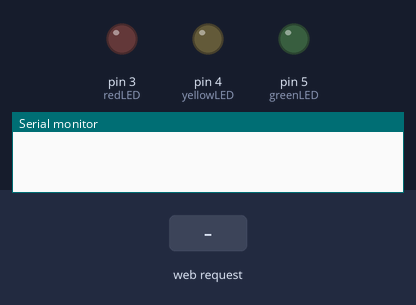
Simulated run of this sketch. Board: Arduino Uno, built with avr-gcc and run on an emulated ATmega328P. Parts: output pins drawn as LEDs (lit = HIGH), the last lines printed to the serial monitor. The inputs (shaded band) are chosen by the test bench. WiFi joins after 1.5 s; servers stay silent unless stated.

Above: at 1.2 s.
1.3 s: HTTP request GET /?redLED=2 received
At 2.1 s:
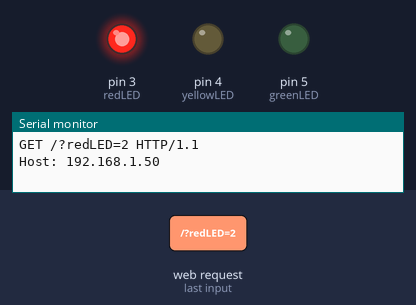
2.8 s: HTTP request GET /?yellowLED=2 received
At 3.2 s:
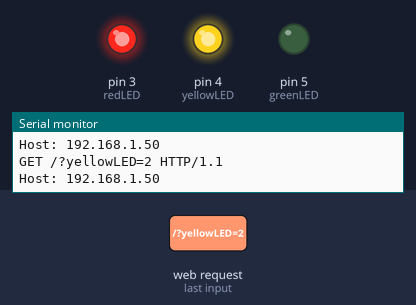
4.3 s: HTTP request GET /?greenLED=2 received
At 5.5 s:
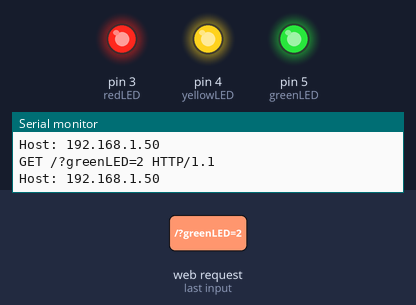
5.8 s: HTTP request GET /?redLED=2 received
At 6.7 s:
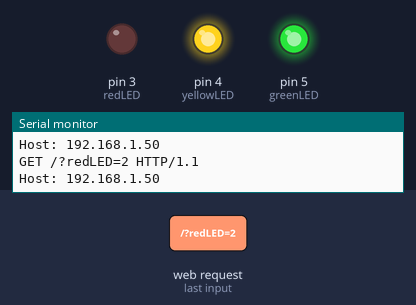
7.3 s: HTTP request GET /?yellowLED=2 received
At 7.9 s:
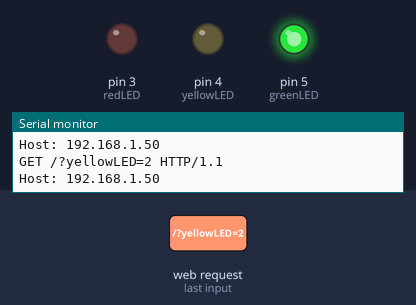
Timing chart, 0 to 9.8 s (numbered marks = the images above; inputs shaded):
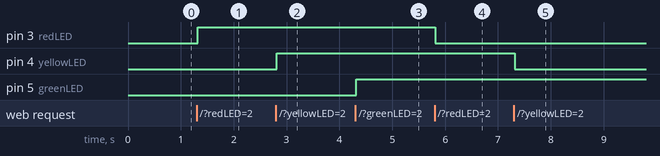

The sketch:

led-lights-web-control.ino
```cpp
// (licence header left out)
/*
========================================================================================================================================
Table of Content
========================================================================================================================================
 1.0 - Required Files
 2.0 - Variables
 3.0 - Setup
 4.0 - Loop
 5.0 - redLED Checkbox
 6.0 - yellowLED Checkbox
 7.0 - greenLED Checkbox
========================================================================================================================================
*/

/*
========================================================================================================================================
 1.0 - Required Files
========================================================================================================================================
*/
#include <SPI.h>
#include <Ethernet.h>

/*
========================================================================================================================================
 2.0 - Variables
========================================================================================================================================
*/
byte mac[] = { 0x00, 0x1B, 0xEB, 0x41, 0x25, 0x06 };  // Enter MAC Address of 86Duino (Educake)
IPAddress ip(192, 168, 100, 47);                      // Enter Static IP Address of 86Duino (Educake)
EthernetServer web_server(80);                        // Creating a Web Server Using Port 80

String http_request;                                  // This will stored the http request
boolean redLED_status = 0;                            // Set Red LED to 0, off by default
boolean yellowLED_status = 0;                         // Set Yellow LED to 0, off by default
boolean greenLED_status = 0;                          // Set Green LEd to 0, off by default

int redLED = 3;                                       // Set redLED to GPIO Pin 3
int yellowLED = 4;                                    // Set yellowLED to GPIO Pin 4
int greenLED = 5;                                     // Set greenLED to GPIO Pin 5

/*
========================================================================================================================================
 3.0 - Setup
========================================================================================================================================
*/
void setup() {
  Ethernet.begin(mac, ip);                            // Initializing Ethernet Communications
  web_server.begin();                                 // Start to Lisen for clients
  Serial.begin(9600);                                 // Open Serial Communications for Diagnostics

  pinMode(redLED, OUTPUT);                            // Set redLED to Pin 3 as Output
  pinMode(yellowLED, OUTPUT);                         // Set yellowLED to Pin 4 as Output
  pinMode(greenLED, OUTPUT);                          // Set greenLED to Pin 5 as Output
}

/*
========================================================================================================================================
 4.0 - Loop
========================================================================================================================================
*/
void loop() {
  EthernetClient client = web_server.available();       // Try to get a client

  if (client) {                                         // Got Client
    boolean currentLineIsBlank = true;

    while (client.connected()) {
      if (client.available()) {
        char c = client.read();
        http_request += c;

        if (c == '\n' && currentLineIsBlank) {
          client.println("HTTP/1.1 200 OK");
          client.println("Content-Type: text/html");
          client.println("Connection: Closed");
          client.println();

          /*
          ==============================================================================================================================
          Start the Web Page that contains all information for the LED Lights to display.
          ==============================================================================================================================
          */
          client.println("<!DOCTYPE html");
          client.println("<html lang=\"en-US\">");
          client.println("<head>");
          client.println("<title>LED Lights (Web Control)</title>");
          client.println("<meta charset=\"UTF-8\" />");
          client.println("<meta name=\"viewport\" content=\"width=device-width, initial-scale=1\">");
          client.println("<link href=\"https://gmpg.org/xfn/11\" rel=\"profile\">");
          client.println("<style type=\"text/css\">");
          client.println("body { background: #eeeeee; font-family: Trebuchet MS; margin: 1.125em 0; padding: 0; }");
          client.println("h1 { display: block; font-size: 2em; font-weight: 700; margin: 0.67em 0; }");
          client.println("h2 { display: block; font-size: 1.5em; font-weight: 700; margin: 0.83em 0; }");
          client.println("h3 { display: block; font-size: 1.17em; font-weight: 700; margin: 1em 0; }");
          client.println("h4 { display: block; font-size: 1em; font-weight: 700; margin: 1.33em 0; }");
          client.println("h5 { didplay: block; font-size: 0.83em; font-weight: 700; margin: 1.67em; }");
          client.println("h6 { display: block; font-size: 0.67em; font-weight: 700; margin: 2.33em 0; }");
          client.println(".site-container { background: #ffffff; border: 0.063em solid #cccccc; clear: both; content: ""; display: table; margin: 0 auto; padding: 1.125em; width: 70.875em }");
          client.println(".site-header { margin-bottom: 1.125em; padding: 1.125em; }");
          client.println(".site-title, .site-description { margin: 0; padding: 0; text-align: center; }");
          client.println(".site-address { margin: 0; padding: 0; text-align: center; }");
          client.println(".led-grid-system { text-align: center; }");
          client.println(".led-grid-system ul { float: left; list-style: none; margin: 0; padding: 0; width: 100%; }");
          client.println(".led-grid-system li { float: left; list-style: none; margin: 0; padding: 0; width: 33.33333333333333%; }");
          client.println(".led-lights { margin: 0;  padding: 0; }");
          client.println("</style>");
          client.println("</head>");
          client.println("<body>");
          client.println("<section class=\"site-container\">");
          client.println("<header class=\"site-header\">");
          client.println("<h1 class=\"site-title\">86Duino (Educake)</h1>");
          client.println("<h3 class=\"site-description\">LED Lights (Web Control)</h3>");
          client.println("<h4 class=\"site-address\">");
          client.println(Ethernet.localIP());
          client.println("</h4>");
          client.println("</header>");
          client.println("<div class=\"led-grid-system\">");
          client.println("<ul>");
          client.println("<li>");
          client.println("<h2 class=\"led-lights\">Red LED Light</h2>");
          client.println("<p>Click to turn on and off the Red LED Light.</p>");
          client.println("<form method=\"get\">");
          redLED_Checkbox(client);
          client.println("</form>");
          client.println("</li>");
          client.println("<li>");
          client.println("<h2 class=\"led-lights\">Yellow LED Light</h2>");
          client.println("<p>Click to turn on and off the Yellow LED Light.</p>");
          client.println("<form method=\"get\">");
          yellowLED_Checkbox(client);
          client.println("</form>");
          client.println("</li>");
          client.println("<li>");
          client.println("<h2 class=\"led-lights\">Green LED Light</h2>");
          client.println("<p>Click to turn on and off the Green LED Light.</p>");
          client.println("<form method=\"get\">");
          greenLED_Checkbox(client);
          client.println("</form>");
          client.println("</li>");
          client.println("</ul>");
          client.println("</div>");
          client.println("</section>");
          client.println("</body>");
          client.println("</html>");
          Serial.print(http_request);
          http_request = "";
          break;
        }

        if (c == '\n') {
          currentLineIsBlank = true;
        }
        else if (c != '\r') {
          currentLineIsBlank = false;
        }
      }
    }
    delay(1);
    client.stop();
  }
}

/*
========================================================================================================================================
 5.0 - redLED Checkbox
========================================================================================================================================
*/
void redLED_Checkbox(EthernetClient cl) {
    if (http_request.indexOf("redLED=2") > -1) {
        if (redLED_status) {
            redLED_status = 0;
        }
        else {
            redLED_status = 1;
        }
    }

    if (redLED_status) {
        digitalWrite(redLED, HIGH);
        cl.println("<input type=\"checkbox\" name=\"redLED\" value=\"2\" \onclick=\"submit();\" checked>LED ON");
    }
    else {
        digitalWrite(redLED, LOW);
        cl.println("<input type=\"checkbox\" name=\"redLED\" value=\"2\" \onclick=\"submit();\">LED OFF");
    }
}

/*
========================================================================================================================================
 6.0 - yellowLED Checkbox
========================================================================================================================================
*/
void yellowLED_Checkbox(EthernetClient cl) {
    if (http_request.indexOf("yellowLED=2") > -1) {
        if (yellowLED_status) {
            yellowLED_status = 0;
        }
        else {
            yellowLED_status = 1;
        }
    }

    if (yellowLED_status) {
        digitalWrite(yellowLED, HIGH);
        cl.println("<input type=\"checkbox\" name=\"yellowLED\" value=\"2\" \onclick=\"submit();\" checked>LED ON");
    }
    else {
        digitalWrite(yellowLED, LOW);
        cl.println("<input type=\"checkbox\" name=\"yellowLED\" value=\"2\" \onclick=\"submit();\">LED OFF");
    }
}

/*
========================================================================================================================================
 7.0 - greenLED Checkbox
========================================================================================================================================
*/
void greenLED_Checkbox(EthernetClient cl) {
    if (http_request.indexOf("greenLED=2") > -1) {
        if (greenLED_status) {
            greenLED_status = 0;
        }
        else {
            greenLED_status = 1;
        }
    }

    if (greenLED_status) {
        digitalWrite(greenLED, HIGH);
        cl.println("<input type=\"checkbox\" name=\"greenLED\" value=\"2\" \onclick=\"submit();\" checked>LED ON");
    }
    else {
        digitalWrite(greenLED, LOW);
        cl.println("<input type=\"checkbox\" name=\"greenLED\" value=\"2\" \onclick=\"submit();\">LED OFF");
    }
}
```

Measured:
- after the input at 1.3 s, pin 3 (redLED): LOW → HIGH at once
- after the input at 2.8 s, pin 4 (yellowLED): LOW → HIGH at once
- after the input at 4.3 s, pin 5 (greenLED): LOW → HIGH at once
- after the input at 5.8 s, pin 3 (redLED): HIGH → LOW at once
- after the input at 7.3 s, pin 4 (yellowLED): HIGH → LOW at once
